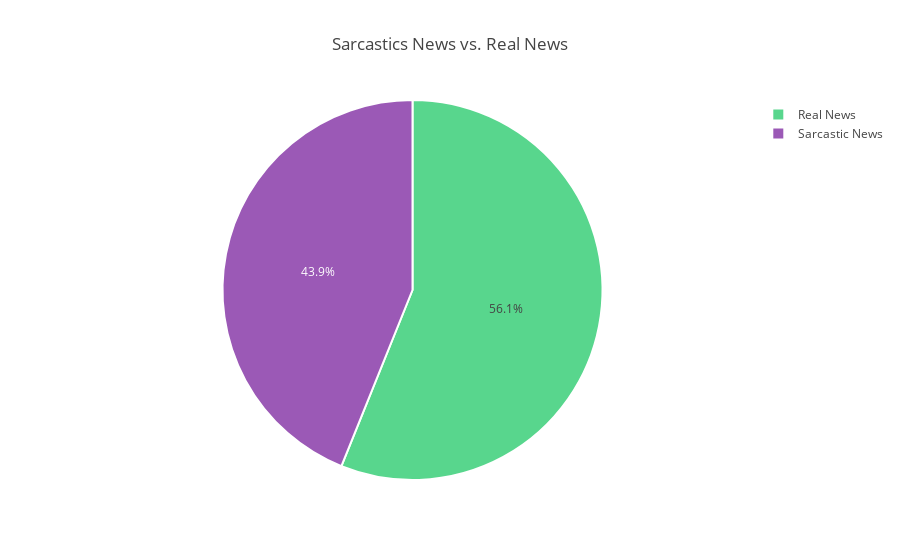

Source (notebook cell):
### Markdown cell above
Percentage breakdown of sarcastic news vs. real news.

### Code cell
df_sar = df.is_sarcastic.value_counts()
labels = ['Real News', 'Sarcastic News']
sizes = np.array((df_sar/ df_sar.sum()) *100)
colors = ['#58D68D', '#9B59B6']

graph = go.Pie(labels=labels, values=sizes, hoverinfo='label + percent',
              marker=dict(colors=colors, line=dict(color='#FFFFFF', width=2)))
layout = go.Layout(title='Sarcastics News vs. Real News')
data = [graph]

fig= go.Figure(data=data, layout=layout)
iplot(fig, filename='Sarcastic_Real')

### Figure 1 — Plotly figure (JSON) as saved in the notebook; plotly's stock layout.template omitted (floating-point values rounded to 4 significant figures)
{"data": [{"hoverinfo": "label+percent", "labels": ["Real News", "Sarcastic News"], "marker": {"colors": ["#58D68D", "#9B59B6"], "line": {"color": "#FFFFFF", "width": 2}}, "type": "pie", "uid": "6bf096f6-87f8-11e9-8445-8c85904900de", "values": [56.1, 43.9]}], "layout": {"title": "Sarcastics News vs. Real News"}}
